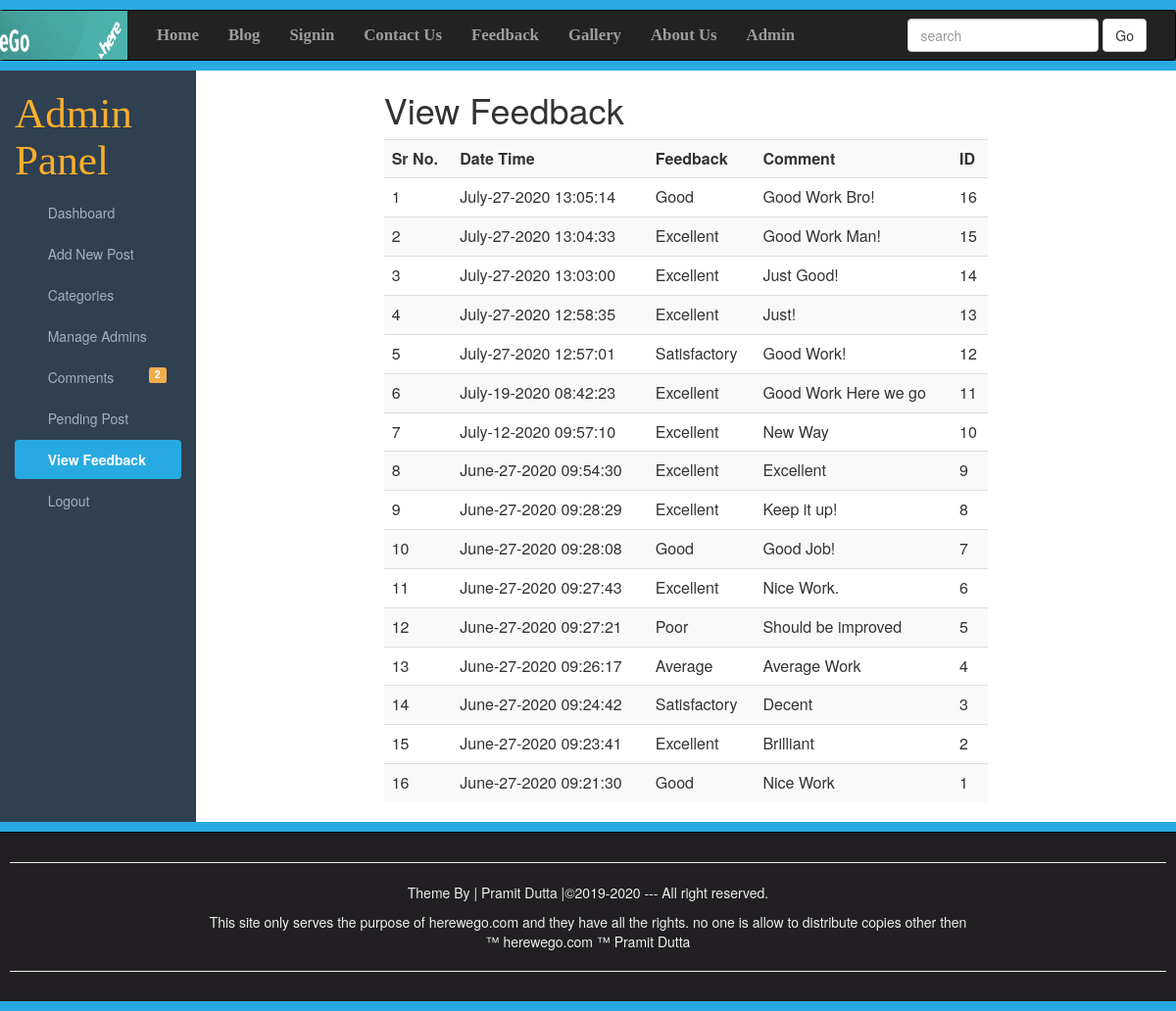
/view_feedback.php (signed in), run on the app's committed database.
### tables this page shows
CREATE TABLE IF NOT EXISTS `feedback` (
`id` int(10) NOT NULL,
  `feedback` varchar(20) NOT NULL,
  `comment` varchar(1000) NOT NULL,
  `name` varchar(50) NOT NULL,
  `email` varchar(200) NOT NULL,
  `mobile` varchar(50) NOT NULL,
  `datetime` varchar(50) NOT NULL
);

### view_feedback.php (the view, shortened to what this page needs)
<?php require_once("Include/Functions.php"); ?>
<!DOCTYPE>
<html>
    <head>
        <link rel="stylesheet"href="css/bootstrap.min.css">
        <link rel="stylesheet"href="css/adminstyles.css">
        <link rel="stylesheet"href="css/publicstyles.css">
    </head>
    <body>
      <div style="height: 10px; background:#27AAE1"></div>
      <nav class="navbar navbar-inverse" role="navigation">
            <div class="container">
      <div class="navbar-header">
            <a class="navbar-brand" href="Blog.php">
              <img style="margin-top: -15px;margin-left: -100px"src="images/logo2.png" width=200; height=50>
            </a>
              </div>
              <ul class="nav navbar-nav">
                <li><a href="home.php" target="_blank">Home</a></li>
                <li><a href="Blog.php?Page=0" target="_blank">Blog</a></li>
                <li><a href="Signin.php" target="_blank">Signin</a></li>
                <li><a href="contactus.php" target="_blank">Contact Us</a></li>
                <li><a href="feedback.php" target="_blank">Feedback</a></li>
                <li><a href="gallery.php" target="_blank">Gallery</a></li>
                <li><a href="aboutus.php" target="_blank">About Us</a></li>
                <li><a href="Login.php" target="_blank">Admin</a></li>
              </ul>
              <form action="Blog.php" class="navbar-form navbar-right">
                <div class="form-group">
                  <input type="text" class="form-control" placeholder="search" name="Search">
                  <button class="btn btn-default" name="SearchButton">Go</button>
              </form>
            </div>
      </nav>
      <div class="Line" style="height: 10px; background:#27AAE1"></div>
      <div class="container-fluid">
      <div class="row">
      <div class="col-sm-2">
        <h1><span class="FieldInfo">Admin Panel</span></h1>
        <ul id="Side_Menu" class="nav nav-pills nav-stacked">
          <li><a href="dashboard.php">
          <span class="glyphicon glyphicon-th"></span>
          &nbsp;Dashboard</a></li>
          <li><a href="AddNewPost.php">
          <span class="glyphicon glyphicon-list-alt"></span>
          &nbsp;Add New Post</a></li>
          <li><a href="Categories.php">
          <span class="glyphicon glyphicon-tags"></span>
          &nbsp;Categories</a></li>
          <li><a href="Admins.php">
          <span class="glyphicon glyphicon-user"></span>
          &nbsp;Manage Admins</a></li>
          <li><a href="Comments.php">
          <span class="glyphicon glyphicon-comment"></span>
          &nbsp;Comments
          <?php
          $QueryTotal="SELECT COUNT(*) FROM comments WHERE status='OFF'";
          $ExecuteTotal=mysqli_query($Connection,$QueryTotal);
          $RowsTotal=mysqli_fetch_array($ExecuteTotal);
          $Total=array_shift($RowsTotal);
          if ($Total>0){
          ?>
          <span class="label pull-right label-warning">
          <?php echo $Total; ?>
          </span>
          <?php } ?>
        </a>
      </li>
      <li><a href="pendingpost.php">
      <span class="glyphicon glyphicon-list"></span>
      &nbsp;Pending Post
    </a></li>
          <li class="active"><a href="view_feedback.php">
          <span class="glyphicon glyphicon-stats"></span>
          &nbsp;View Feedback</a></li>
          <li><a href="Logout.php">
          <span class="glyphicon glyphicon-log-out"></span>
          &nbsp;Logout</a></li>
        </ul>
      </div>
      <div class="col-sm-10">
<div class="col-sm-offset-2 col-sm-8">
  <h1>View Feedback</h1>
<div class="table-responsive">
  <table class="table table-striped table-hover">
    <tr>
      <th>Sr No. </th>
      <th>Date Time </th>
      <th>Feedback </th>
      <th>Comment </th>
      <th>ID </th>
    </tr>
<?php
global $Connection;
$ViewQuery="SELECT * FROM feedback ORDER BY id desc";
$Execute=mysqli_query($Connection,$ViewQuery);
$SrNo=0;
while($DataRows=mysqli_fetch_array($Execute)){
        $Id=$DataRows["id"];
        $DateTime=$DataRows["datetime"];
        $Feedback=$DataRows["feedback"];
        $Comment=$DataRows["comment"];
        $SrNo++;
?>
<tr>
<td><?php echo $SrNo; ?></td>
<td><?php echo $DateTime; ?></td>
<td><?php echo $Feedback; ?></td>
<td><?php echo $Comment; ?></td>
<td><?php echo $Id; ?></td>
</tr>
<?php } ?>
  </table>
</div>
</div>
      </div>
    </div>
  </div>
  <div style="height: 10px; background: #27AAE1;"></div>
  <div id="Footer">
  <hr><p>Theme By | Pramit Dutta |&copy;2019-2020 --- All right reserved.
  </p>
  <p>
  This site only serves the purpose of herewego.com and they have all the rights. no one is allow to distribute
  copies other then <br>&trade; herewego.com &trade;  Pramit Dutta</p><hr>
  </div>
  <div style="height: 10px; background: #27AAE1;"></div>
  	</body>
  </html>

### css/adminstyles.css (style rules this page uses)
body { background-color: #2f4050; }
.col-sm-10 { background-color: #ffffff; }
#Side_Menu a { color: #9fb1c2; }
#Side_Menu .active a { color: #ffffff; background-color: #27AAE1; font-weight: bold; }
#Footer { padding:10px; border-top: 1px solid black; color: #eeeeee; background-color: #211f22; text-align: center; }

### css/publicstyles.css (style rules this page uses)
.navbar-nav li { font-weight: bold; font-family: Bitter,Georgia,Times,"Times New Roman",serif; font-size:1.2em; }
.Line { margin-top:-20px; }

### view_feedback.php (style rules this page uses)
.FieldInfo { color:rgb(251,174,44); font-family: Bitter,Georgia,"Times New Roman",Times,serif; font-size: 1.2em; }

### data on the page
feedback: datetime "July-27-2020 13:05:14", feedback "Good", comment "Good Work Bro!", id "16"
feedback: datetime "July-27-2020 13:04:33", feedback "Excellent", comment "Good Work Man!", id "15"
feedback: datetime "July-27-2020 13:03:00", feedback "Excellent", comment "Just Good!", id "14"
feedback: datetime "July-27-2020 12:58:35", feedback "Excellent", comment "Just!", id "13"
feedback: datetime "July-27-2020 12:57:01", feedback "Satisfactory", comment "Good Work!", id "12"
feedback: datetime "July-19-2020 08:42:23", feedback "Excellent", comment "Good Work Here we go", id "11"
feedback: datetime "July-12-2020 09:57:10", feedback "Excellent", comment "New Way", id "10"
feedback: datetime "June-27-2020 09:54:30", feedback "Excellent", comment "Excellent", id "9"
feedback: datetime "June-27-2020 09:28:29", feedback "Excellent", comment "Keep it up!", id "8"
feedback: datetime "June-27-2020 09:28:08", feedback "Good", comment "Good Job!", id "7"
feedback: datetime "June-27-2020 09:27:43", feedback "Excellent", comment "Nice Work.", id "6"
feedback: datetime "June-27-2020 09:27:21", feedback "Poor", comment "Should be improved", id "5"
feedback: datetime "June-27-2020 09:26:17", feedback "Average", comment "Average Work", id "4"
feedback: datetime "June-27-2020 09:24:42", feedback "Satisfactory", comment "Decent", id "3"
feedback: datetime "June-27-2020 09:23:41", feedback "Excellent", comment "Brilliant", id "2"
feedback: datetime "June-27-2020 09:21:30", feedback "Good", comment "Nice Work", id "1"

### other printed values
$Total "2"
